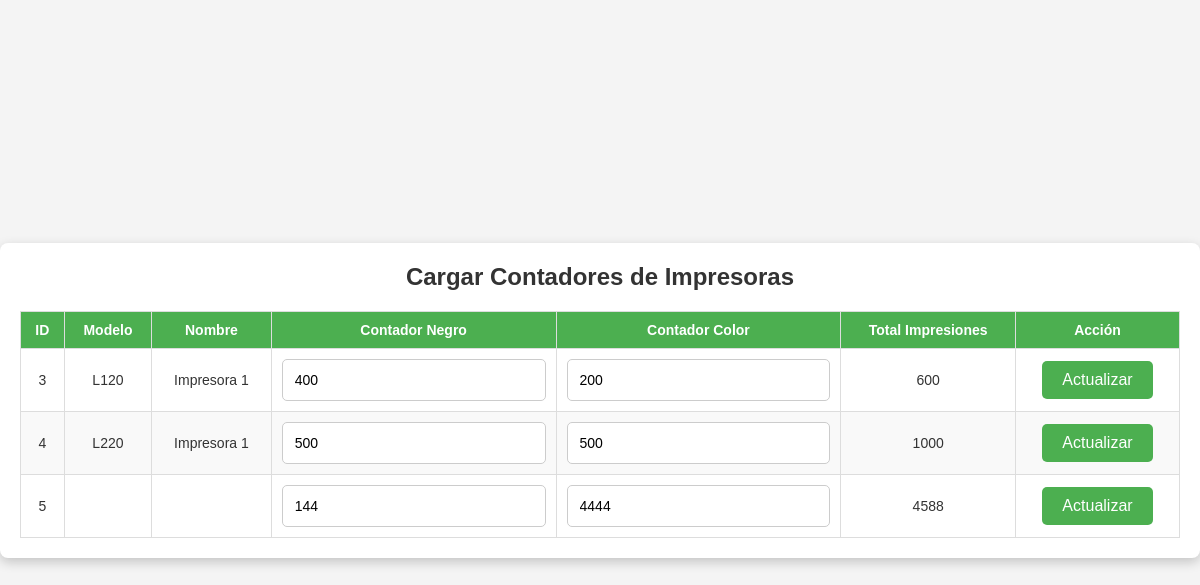
The app's page /controllers/cargar_contadores.php (signed in) with its own data.
### tables this page shows
CREATE TABLE impresoras (
    id INT AUTO_INCREMENT PRIMARY KEY,
    modelo VARCHAR(100),
    nombre VARCHAR(100),
    contador_negro INT DEFAULT 0,
    contador_color INT DEFAULT 0,
    total_impresiones INT GENERATED ALWAYS AS (contador_negro + contador_color) STORED,
    fecha_instalacion DATE,
    lugar VARCHAR(100),
    sector VARCHAR(100),
    fecha_actualizacion TIMESTAMP DEFAULT CURRENT_TIMESTAMP ON UPDATE CURRENT_TIMESTAMP,
    estado ENUM('operativa', 'mantenimiento', 'fuera de servicio') DEFAULT 'operativa',
    fecha_registro TIMESTAMP DEFAULT CURRENT_TIMESTAMP
);

CREATE TABLE modelos (
    id INT AUTO_INCREMENT PRIMARY KEY,
    nombre_modelo VARCHAR(100) UNIQUE NOT NULL
);

CREATE TABLE nombres (
    id INT AUTO_INCREMENT PRIMARY KEY,
    nombre_impresora VARCHAR(100) UNIQUE NOT NULL
);

### controllers/cargar_contadores.php (the view, shortened to what this page needs)
<?php
$conn = new mysqli('localhost', 'root', '', 'gestion_impresoras');
$sql = "SELECT impresoras.id, modelos.nombre_modelo AS modelo, nombres.nombre_impresora AS nombre,
               impresoras.contador_negro, impresoras.contador_color, impresoras.total_impresiones,
               impresoras.fecha_instalacion, impresoras.lugar, impresoras.sector, impresoras.estado,
               impresoras.fecha_registro, impresoras.fecha_actualizacion
        FROM impresoras
        LEFT JOIN modelos ON impresoras.modelo_id = modelos.id
        LEFT JOIN nombres ON impresoras.nombre_id = nombres.id";
$result = $conn->query($sql);
?>
<!DOCTYPE html>
<html lang="es">
<head>
    <link rel="stylesheet" href="../assets/css/styles.css">
</head>
<body>
    <div class="container">
        <h1>Cargar Contadores de Impresoras</h1>
        <?php if ($result->num_rows > 0): ?>
            <table>
                <thead>
                    <tr>
                        <th>ID</th>
                        <th>Modelo</th>
                        <th>Nombre</th>
                        <th>Contador Negro</th>
                        <th>Contador Color</th>
                        <th>Total Impresiones</th>
                        <th>Acción</th>
                    </tr>
                </thead>
                <tbody>
                    <?php while ($row = $result->fetch_assoc()): ?>
                        <tr>
                            <form action="actualizar_contadores.php" method="POST">
                                <td><?php echo $row['id']; ?></td>
                                <td><?php echo $row['modelo']; ?></td>
                                <td><?php echo $row['nombre']; ?></td>
                                <td><input type="number" name="contador_negro" value="<?php echo $row['contador_negro']; ?>" required></td>
                                <td><input type="number" name="contador_color" value="<?php echo $row['contador_color']; ?>" required></td>
                                <td><?php echo $row['total_impresiones']; ?></td>
                                <td>
                                    <button type="submit">Actualizar</button>
                                </td>
                            </form>
                        </tr>
                    <?php endwhile; ?>
                </tbody>
            </table>
        <?php else: ?>
            <p>No hay impresoras registradas.</p>
        <?php endif; ?>
    </div>
</body>
</html>

### assets/css/styles.css (style rules this page uses)
* { margin: 0; padding: 0; box-sizing: border-box; }
body { font-family: Arial, sans-serif; background-color: #f4f4f4; color: #333; display: flex; justify-content: center; align-items: center; min-height: 100vh; margin: 0; }
.container { width: 100%; max-width: 1200px; background-color: #fff; padding: 20px; border-radius: 8px; box-shadow: 0 4px 12px rgba(0, 0, 0, 0.2); margin: 20px auto; text-align: center; }
h1 { font-size: 24px; margin-bottom: 20px; color: #333; }
table { width: 100%; border-collapse: collapse; margin-top: 20px; font-size: 14px; }
thead { background-color: #4caf50; color: white; }
th, td { padding: 10px; text-align: center; border: 1px solid #ddd; }
tbody tr:nth-child(even) { background-color: #f9f9f9; }
.button, button[type="submit"] { background-color: #4caf50; color: white; padding: 10px 20px; border: none; border-radius: 5px; cursor: pointer; text-decoration: none; font-size: 16px; transition: background-color 0.3s ease; }
form { display: flex; flex-direction: column; gap: 15px; margin-top: 20px; }
input[type="text"], input[type="number"], input[type="date"], input[type="password"], select { width: 100%; padding: 12px; border: 1px solid #ccc; border-radius: 5px; font-size: 14px; }

### records on screen
impresoras: id "3", modelo.nombre_modelo "L120", nombre.nombre_impresora "Impresora 1", contador_negro "400", contador_color "200", total_impresiones "600"
impresoras: id "4", modelo.nombre_modelo "L220", nombre.nombre_impresora "Impresora 1", contador_negro "500", contador_color "500", total_impresiones "1000"
impresoras: id "5", contador_negro "144", contador_color "4444", total_impresiones "4588"
